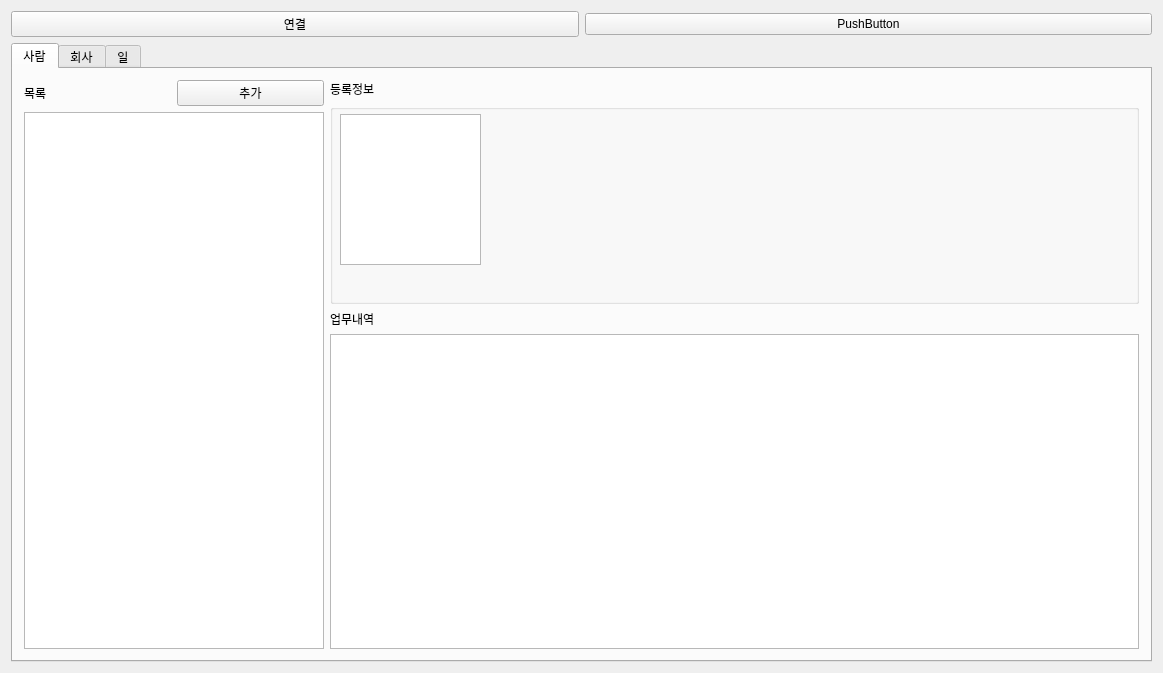
<?xml version="1.0" encoding="UTF-8"?>
<ui version="4.0">
 <class>MainWindow</class>
 <widget class="QMainWindow" name="MainWindow">
  <property name="geometry">
   <rect>
    <x>0</x>
    <y>0</y>
    <width>1163</width>
    <height>673</height>
   </rect>
  </property>
  <property name="sizePolicy">
   <sizepolicy hsizetype="Maximum" vsizetype="Minimum">
    <horstretch>0</horstretch>
    <verstretch>0</verstretch>
   </sizepolicy>
  </property>
  <property name="windowTitle">
   <string>MainWindow</string>
  </property>
  <widget class="QWidget" name="centralWidget">
   <layout class="QVBoxLayout" name="verticalLayout">
    <item>
     <layout class="QHBoxLayout" name="horizontalLayout">
      <item>
       <widget class="QPushButton" name="pushButton_connectDB">
        <property name="text">
         <string>연결</string>
        </property>
       </widget>
      </item>
      <item>
       <widget class="QPushButton" name="pushButton">
        <property name="text">
         <string>PushButton</string>
        </property>
       </widget>
      </item>
     </layout>
    </item>
    <item>
     <widget class="QTabWidget" name="tabWidget_main">
      <property name="tabShape">
       <enum>QTabWidget::Rounded</enum>
      </property>
      <property name="currentIndex">
       <number>0</number>
      </property>
      <widget class="QWidget" name="tab_worker">
       <attribute name="title">
        <string>사람</string>
       </attribute>
       <layout class="QHBoxLayout" name="horizontalLayout_2">
        <item>
         <layout class="QVBoxLayout" name="verticalLayout_3">
          <item>
           <layout class="QHBoxLayout" name="horizontalLayout_3">
            <item>
             <widget class="QLabel" name="label_7">
              <property name="text">
               <string>목록</string>
              </property>
             </widget>
            </item>
            <item>
             <widget class="QPushButton" name="pushButton_newHR">
              <property name="text">
               <string>추가</string>
              </property>
             </widget>
            </item>
           </layout>
          </item>
          <item>
           <widget class="QListView" name="listView_worker">
            <property name="sizePolicy">
             <sizepolicy hsizetype="Fixed" vsizetype="Expanding">
              <horstretch>0</horstretch>
              <verstretch>0</verstretch>
             </sizepolicy>
            </property>
            <property name="minimumSize">
             <size>
              <width>300</width>
              <height>0</height>
             </size>
            </property>
           </widget>
          </item>
         </layout>
        </item>
        <item>
         <layout class="QVBoxLayout" name="verticalLayout_4">
          <item>
           <widget class="QLabel" name="label_3">
            <property name="text">
             <string>등록정보</string>
            </property>
           </widget>
          </item>
          <item>
           <layout class="QHBoxLayout" name="horizontalLayout_4">
            <item>
             <widget class="QGroupBox" name="groupBox">
              <property name="sizePolicy">
               <sizepolicy hsizetype="Preferred" vsizetype="Fixed">
                <horstretch>0</horstretch>
                <verstretch>0</verstretch>
               </sizepolicy>
              </property>
              <property name="minimumSize">
               <size>
                <width>0</width>
                <height>200</height>
               </size>
              </property>
              <property name="title">
               <string/>
              </property>
              <widget class="QGraphicsView" name="graphicsView">
               <property name="geometry">
                <rect>
                 <x>10</x>
                 <y>10</y>
                 <width>141</width>
                 <height>151</height>
                </rect>
               </property>
              </widget>
              <widget class="QLabel" name="label_workerName">
               <property name="geometry">
                <rect>
                 <x>180</x>
                 <y>10</y>
                 <width>400</width>
                 <height>20</height>
                </rect>
               </property>
               <property name="text">
                <string/>
               </property>
              </widget>
              <widget class="QLabel" name="label_workerRrNum">
               <property name="geometry">
                <rect>
                 <x>180</x>
                 <y>70</y>
                 <width>400</width>
                 <height>20</height>
                </rect>
               </property>
               <property name="text">
                <string/>
               </property>
              </widget>
              <widget class="QLabel" name="label_workerPhoneNum">
               <property name="geometry">
                <rect>
                 <x>180</x>
                 <y>100</y>
                 <width>400</width>
                 <height>20</height>
                </rect>
               </property>
               <property name="text">
                <string/>
               </property>
              </widget>
              <widget class="QLabel" name="label_workerAddr">
               <property name="geometry">
                <rect>
                 <x>180</x>
                 <y>130</y>
                 <width>400</width>
                 <height>20</height>
                </rect>
               </property>
               <property name="text">
                <string/>
               </property>
              </widget>
              <widget class="QLabel" name="label_workerMajor">
               <property name="geometry">
                <rect>
                 <x>180</x>
                 <y>40</y>
                 <width>400</width>
                 <height>20</height>
                </rect>
               </property>
               <property name="text">
                <string/>
               </property>
              </widget>
             </widget>
            </item>
           </layout>
          </item>
          <item>
           <widget class="QLabel" name="label_2">
            <property name="text">
             <string>업무내역</string>
            </property>
           </widget>
          </item>
          <item>
           <widget class="QTableView" name="tableView_jobListForWorker">
            <attribute name="horizontalHeaderStretchLastSection">
             <bool>true</bool>
            </attribute>
           </widget>
          </item>
         </layout>
        </item>
       </layout>
      </widget>
      <widget class="QWidget" name="tab_company">
       <attribute name="title">
        <string>회사</string>
       </attribute>
       <layout class="QHBoxLayout" name="horizontalLayout_5">
        <item>
         <layout class="QVBoxLayout" name="verticalLayout_2">
          <item>
           <layout class="QHBoxLayout" name="horizontalLayout_6">
            <item>
             <widget class="QLabel" name="label_6">
              <property name="text">
               <string>목록</string>
              </property>
             </widget>
            </item>
            <item>
             <widget class="QPushButton" name="pushButton_newCompany">
              <property name="text">
               <string>추가</string>
              </property>
             </widget>
            </item>
           </layout>
          </item>
          <item>
           <widget class="QListView" name="listView_company">
            <property name="sizePolicy">
             <sizepolicy hsizetype="Fixed" vsizetype="Expanding">
              <horstretch>0</horstretch>
              <verstretch>0</verstretch>
             </sizepolicy>
            </property>
            <property name="minimumSize">
             <size>
              <width>300</width>
              <height>0</height>
             </size>
            </property>
           </widget>
          </item>
         </layout>
        </item>
        <item>
         <layout class="QVBoxLayout" name="verticalLayout_5">
          <item>
           <widget class="QLabel" name="label_4">
            <property name="text">
             <string>정보</string>
            </property>
           </widget>
          </item>
          <item>
           <widget class="QGroupBox" name="groupBox_2">
            <property name="sizePolicy">
             <sizepolicy hsizetype="Preferred" vsizetype="Fixed">
              <horstretch>0</horstretch>
              <verstretch>0</verstretch>
             </sizepolicy>
            </property>
            <property name="minimumSize">
             <size>
              <width>0</width>
              <height>200</height>
             </size>
            </property>
            <property name="title">
             <string/>
            </property>
            <widget class="QLabel" name="label_companyName">
             <property name="geometry">
              <rect>
               <x>10</x>
               <y>10</y>
               <width>400</width>
               <height>20</height>
              </rect>
             </property>
             <property name="minimumSize">
              <size>
               <width>400</width>
               <height>0</height>
              </size>
             </property>
             <property name="text">
              <string/>
             </property>
            </widget>
            <widget class="QLabel" name="label_companyBlNum">
             <property name="geometry">
              <rect>
               <x>10</x>
               <y>40</y>
               <width>400</width>
               <height>20</height>
              </rect>
             </property>
             <property name="minimumSize">
              <size>
               <width>400</width>
               <height>0</height>
              </size>
             </property>
             <property name="text">
              <string/>
             </property>
            </widget>
            <widget class="QLabel" name="label_companyOwner">
             <property name="geometry">
              <rect>
               <x>10</x>
               <y>70</y>
               <width>400</width>
               <height>20</height>
              </rect>
             </property>
             <property name="minimumSize">
              <size>
               <width>400</width>
               <height>0</height>
              </size>
             </property>
             <property name="text">
              <string/>
             </property>
            </widget>
            <widget class="QLabel" name="label_companyAddress">
             <property name="geometry">
              <rect>
               <x>10</x>
               <y>130</y>
               <width>400</width>
               <height>20</height>
              </rect>
             </property>
             <property name="minimumSize">
              <size>
               <width>400</width>
               <height>0</height>
              </size>
             </property>
             <property name="text">
              <string/>
             </property>
            </widget>
            <widget class="QLabel" name="label_companyPhoneNum">
             <property name="geometry">
              <rect>
               <x>10</x>
               <y>100</y>
               <width>400</width>
               <height>20</height>
              </rect>
             </property>
             <property name="minimumSize">
              <size>
               <width>400</width>
               <height>0</height>
              </size>
             </property>
             <property name="text">
              <string/>
             </property>
            </widget>
            <widget class="QLabel" name="label_companyAccount">
             <property name="geometry">
              <rect>
               <x>10</x>
               <y>160</y>
               <width>400</width>
               <height>20</height>
              </rect>
             </property>
             <property name="minimumSize">
              <size>
               <width>400</width>
               <height>0</height>
              </size>
             </property>
             <property name="text">
              <string/>
             </property>
            </widget>
           </widget>
          </item>
          <item>
           <widget class="QLabel" name="label_5">
            <property name="text">
             <string>업무내역</string>
            </property>
           </widget>
          </item>
          <item>
           <widget class="QTableView" name="tableView_historyForCompany"/>
          </item>
         </layout>
        </item>
       </layout>
      </widget>
      <widget class="QWidget" name="tab_work">
       <attribute name="title">
        <string>일</string>
       </attribute>
       <layout class="QHBoxLayout" name="horizontalLayout_7">
        <item>
         <layout class="QVBoxLayout" name="verticalLayout_6">
          <item>
           <layout class="QHBoxLayout" name="horizontalLayout_8">
            <item>
             <widget class="QLabel" name="label_8">
              <property name="text">
               <string>목록</string>
              </property>
             </widget>
            </item>
            <item>
             <widget class="QPushButton" name="pushButton_workNew">
              <property name="text">
               <string>추가</string>
              </property>
             </widget>
            </item>
           </layout>
          </item>
          <item>
           <widget class="QListView" name="listView_work">
            <property name="sizePolicy">
             <sizepolicy hsizetype="Fixed" vsizetype="Expanding">
              <horstretch>0</horstretch>
              <verstretch>0</verstretch>
             </sizepolicy>
            </property>
            <property name="minimumSize">
             <size>
              <width>300</width>
              <height>0</height>
             </size>
            </property>
           </widget>
          </item>
         </layout>
        </item>
        <item>
         <layout class="QVBoxLayout" name="verticalLayout_7">
          <item>
           <widget class="QLabel" name="label">
            <property name="sizePolicy">
             <sizepolicy hsizetype="Preferred" vsizetype="Fixed">
              <horstretch>0</horstretch>
              <verstretch>0</verstretch>
             </sizepolicy>
            </property>
            <property name="minimumSize">
             <size>
              <width>0</width>
              <height>20</height>
             </size>
            </property>
            <property name="text">
             <string>참가자</string>
            </property>
           </widget>
          </item>
          <item>
           <widget class="QListView" name="listView_workerForWork"/>
          </item>
          <item>
           <widget class="QGroupBox" name="groupBox_3">
            <property name="sizePolicy">
             <sizepolicy hsizetype="Preferred" vsizetype="Fixed">
              <horstretch>0</horstretch>
              <verstretch>0</verstretch>
             </sizepolicy>
            </property>
            <property name="minimumSize">
             <size>
              <width>0</width>
              <height>200</height>
             </size>
            </property>
            <property name="title">
             <string>GroupBox</string>
            </property>
           </widget>
          </item>
         </layout>
        </item>
       </layout>
      </widget>
     </widget>
    </item>
   </layout>
  </widget>
 </widget>
 <layoutdefault spacing="6" margin="11"/>
 <resources/>
 <connections/>
</ui>
